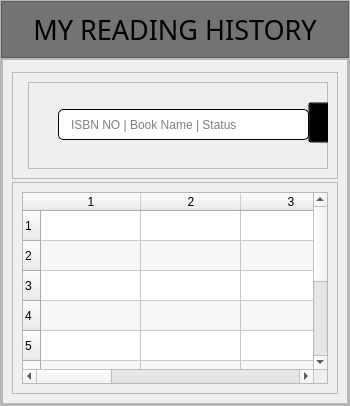
               <widget class="QWidget" name="page_14">
                <layout class="QVBoxLayout" name="verticalLayout_50">
                 <property name="spacing">
                  <number>0</number>
                 </property>
                 <property name="leftMargin">
                  <number>0</number>
                 </property>
                 <property name="topMargin">
                  <number>0</number>
                 </property>
                 <property name="rightMargin">
                  <number>0</number>
                 </property>
                 <property name="bottomMargin">
                  <number>0</number>
                 </property>
                 <item>
                  <widget class="QFrame" name="frame_116">
                   <property name="frameShape">
                    <enum>QFrame::StyledPanel</enum>
                   </property>
                   <property name="frameShadow">
                    <enum>QFrame::Raised</enum>
                   </property>
                   <layout class="QVBoxLayout" name="verticalLayout_51">
                    <property name="spacing">
                     <number>0</number>
                    </property>
                    <property name="leftMargin">
                     <number>0</number>
                    </property>
                    <property name="topMargin">
                     <number>0</number>
                    </property>
                    <property name="rightMargin">
                     <number>0</number>
                    </property>
                    <property name="bottomMargin">
                     <number>0</number>
                    </property>
                    <item>
                     <widget class="QFrame" name="frame_118">
                      <property name="maximumSize">
                       <size>
                        <width>16777215</width>
                        <height>60</height>
                       </size>
                      </property>
                      <property name="styleSheet">
                       <string notr="true">background-color: rgb(115, 115, 115);</string>
                      </property>
                      <property name="frameShape">
                       <enum>QFrame::StyledPanel</enum>
                      </property>
                      <property name="frameShadow">
                       <enum>QFrame::Raised</enum>
                      </property>
                      <layout class="QHBoxLayout" name="horizontalLayout_51">
                       <item>
                        <widget class="QLabel" name="label_77">
                         <property name="font">
                          <font>
                           <family>Nova Flat</family>
                           <pointsize>20</pointsize>
                          </font>
                         </property>
                         <property name="text">
                          <string>MY READING HISTORY</string>
                         </property>
                         <property name="alignment">
                          <set>Qt::AlignCenter</set>
                         </property>
                        </widget>
                       </item>
                      </layout>
                     </widget>
                    </item>
                    <item>
                     <widget class="QFrame" name="frame_119">
                      <property name="frameShape">
                       <enum>QFrame::StyledPanel</enum>
                      </property>
                      <property name="frameShadow">
                       <enum>QFrame::Raised</enum>
                      </property>
                      <layout class="QVBoxLayout" name="verticalLayout_53">
                       <property name="spacing">
                        <number>0</number>
                       </property>
                       <property name="leftMargin">
                        <number>0</number>
                       </property>
                       <property name="topMargin">
                        <number>0</number>
                       </property>
                       <property name="rightMargin">
                        <number>0</number>
                       </property>
                       <property name="bottomMargin">
                        <number>0</number>
                       </property>
                       <item>
                        <widget class="QFrame" name="frame_122">
                         <property name="frameShape">
                          <enum>QFrame::StyledPanel</enum>
                         </property>
                         <property name="frameShadow">
                          <enum>QFrame::Raised</enum>
                         </property>
                         <layout class="QVBoxLayout" name="verticalLayout_52">
                          <item>
                           <widget class="QFrame" name="frame_123">
                            <property name="minimumSize">
                             <size>
                              <width>0</width>
                              <height>107</height>
                             </size>
                            </property>
                            <property name="maximumSize">
                             <size>
                              <width>16777215</width>
                              <height>100</height>
                             </size>
                            </property>
                            <property name="frameShape">
                             <enum>QFrame::StyledPanel</enum>
                            </property>
                            <property name="frameShadow">
                             <enum>QFrame::Raised</enum>
                            </property>
                            <layout class="QHBoxLayout" name="horizontalLayout_52">
                             <item>
                              <widget class="QFrame" name="frame_125">
                               <property name="frameShape">
                                <enum>QFrame::StyledPanel</enum>
                               </property>
                               <property name="frameShadow">
                                <enum>QFrame::Raised</enum>
                               </property>
                              </widget>
                             </item>
                             <item>
                              <widget class="QFrame" name="frame_126">
                               <property name="minimumSize">
                                <size>
                                 <width>300</width>
                                 <height>0</height>
                                </size>
                               </property>
                               <property name="frameShape">
                                <enum>QFrame::StyledPanel</enum>
                               </property>
                               <property name="frameShadow">
                                <enum>QFrame::Raised</enum>
                               </property>
                               <widget class="QLineEdit" name="lineEdit_30">
                                <property name="geometry">
                                 <rect>
                                  <x>30</x>
                                  <y>27</y>
                                  <width>251</width>
                                  <height>31</height>
                                 </rect>
                                </property>
                                <property name="styleSheet">
                                 <string notr="true">border: 1.1px solid black;
padding-left: 10 px;
border-radius:5px
</string>
                                </property>
                                <property name="echoMode">
                                 <enum>QLineEdit::Normal</enum>
                                </property>
                                <property name="placeholderText">
                                 <string>ISBN NO | Book Name | Status</string>
                                </property>
                               </widget>
                               <widget class="QPushButton" name="pushButton_35">
                                <property name="geometry">
                                 <rect>
                                  <x>280</x>
                                  <y>20</y>
                                  <width>51</width>
                                  <height>41</height>
                                 </rect>
                                </property>
                                <property name="styleSheet">
                                 <string notr="true">background-color: transparent</string>
                                </property>
                                <property name="text">
                                 <string/>
                                </property>
                                <property name="icon">
                                 <iconset resource="resources.qrc">
                                  <normaloff>:/icons/icons/icons8-search-480.png</normaloff>:/icons/icons/icons8-search-480.png</iconset>
                                </property>
                                <property name="iconSize">
                                 <size>
                                  <width>40</width>
                                  <height>41</height>
                                 </size>
                                </property>
                                <property name="shortcut">
                                 <string>Return</string>
                                </property>
                               </widget>
                              </widget>
                             </item>
                            </layout>
                           </widget>
                          </item>
                          <item>
                           <widget class="QFrame" name="frame_127">
                            <property name="frameShape">
                             <enum>QFrame::StyledPanel</enum>
                            </property>
                            <property name="frameShadow">
                             <enum>QFrame::Raised</enum>
                            </property>
                            <layout class="QHBoxLayout" name="horizontalLayout_54">
                             <item>
                              <widget class="QTableWidget" name="tableWidget_6">
                               <property name="maximumSize">
                                <size>
                                 <width>700</width>
                                 <height>300</height>
                                </size>
                               </property>
                               <property name="alternatingRowColors">
                                <bool>true</bool>
                               </property>
                               <property name="rowCount">
                                <number>10</number>
                               </property>
                               <property name="columnCount">
                                <number>7</number>
                               </property>
                               <row/>
                               <row/>
                               <row/>
                               <row/>
                               <row/>
                               <row/>
                               <row/>
                               <row/>
                               <row/>
                               <row/>
                               <column/>
                               <column/>
                               <column/>
                               <column/>
                               <column/>
                               <column/>
                               <column/>
                              </widget>
                             </item>
                            </layout>
                           </widget>
                          </item>
                         </layout>
                        </widget>
                       </item>
                      </layout>
                     </widget>
                    </item>
                   </layout>
                  </widget>
                 </item>
                </layout>
               </widget>
